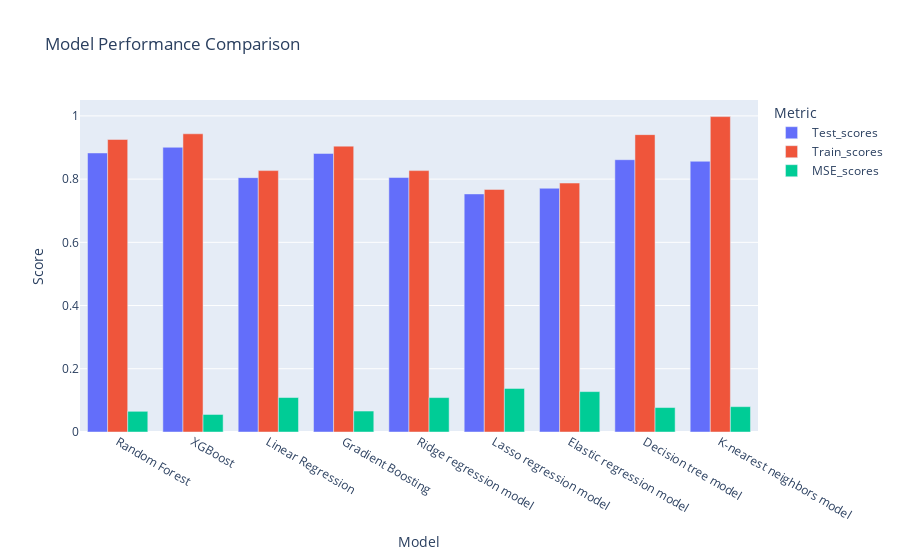

Notebook source saved alongside this figure:
### Code cell
# plot results 
df_plot = pd.DataFrame({
    'Model': model_names,
    'Test_scores': Test_scores,
    'Train_scores': Train_scores,
    'MSE_scores': MSE_scores    
})

df_melted = df_plot.melt(id_vars='Model', value_vars=['Test_scores', 'Train_scores', 'MSE_scores'], 
                    var_name='Metric', value_name='Score')

fig = px.bar(
    df_melted, 
    x='Model', 
    y='Score', 
    color='Metric',  
    barmode='group', 
    labels={"x": "Model", "y": "Score"},
    title="Model Performance Comparison"
)

fig.show()

### Figure 1 — Plotly figure (JSON) as saved in the notebook; plotly's stock layout.template omitted (floating-point values rounded to 4 significant figures)
{"data": [{"alignmentgroup": "True", "hovertemplate": "Metric=Test_scores<br>Model=%{x}<br>Score=%{y}<extra></extra>", "legendgroup": "Test_scores", "marker": {"color": "#636efa", "pattern": {"shape": ""}}, "name": "Test_scores", "offsetgroup": "Test_scores", "orientation": "v", "showlegend": true, "textposition": "auto", "type": "bar", "x": ["Random Forest", "XGBoost", "Linear Regression", "Gradient Boosting", "Ridge regression model", "Lasso regression model", "Elastic regression model", "Decision tree model", "K-nearest neighbors model"], "xaxis": "x", "y": [0.8828, 0.9007, 0.8047, 0.8813, 0.8051, 0.7532, 0.7712, 0.8615, 0.8565], "yaxis": "y"}, {"alignmentgroup": "True", "hovertemplate": "Metric=Train_scores<br>Model=%{x}<br>Score=%{y}<extra></extra>", "legendgroup": "Train_scores", "marker": {"color": "#EF553B", "pattern": {"shape": ""}}, "name": "Train_scores", "offsetgroup": "Train_scores", "orientation": "v", "showlegend": true, "textposition": "auto", "type": "bar", "x": ["Random Forest", "XGBoost", "Linear Regression", "Gradient Boosting", "Ridge regression model", "Lasso regression model", "Elastic regression model", "Decision tree model", "K-nearest neighbors model"], "xaxis": "x", "y": [0.9255, 0.9434, 0.827, 0.9043, 0.8269, 0.7675, 0.7876, 0.9408, 0.9978], "yaxis": "y"}, {"alignmentgroup": "True", "hovertemplate": "Metric=MSE_scores<br>Model=%{x}<br>Score=%{y}<extra></extra>", "legendgroup": "MSE_scores", "marker": {"color": "#00cc96", "pattern": {"shape": ""}}, "name": "MSE_scores", "offsetgroup": "MSE_scores", "orientation": "v", "showlegend": true, "textposition": "auto", "type": "bar", "x": ["Random Forest", "XGBoost", "Linear Regression", "Gradient Boosting", "Ridge regression model", "Lasso regression model", "Elastic regression model", "Decision tree model", "K-nearest neighbors model"], "xaxis": "x", "y": [0.06549, 0.05546, 0.1091, 0.06632, 0.1089, 0.1379, 0.1278, 0.07737, 0.08017], "yaxis": "y"}], "layout": {"barmode": "group", "legend": {"title": {"text": "Metric"}, "tracegroupgap": 0}, "title": {"text": "Model Performance Comparison"}, "xaxis": {"anchor": "y", "domain": [0, 1], "title": {"text": "Model"}}, "yaxis": {"anchor": "x", "domain": [0, 1], "title": {"text": "Score"}}}}
